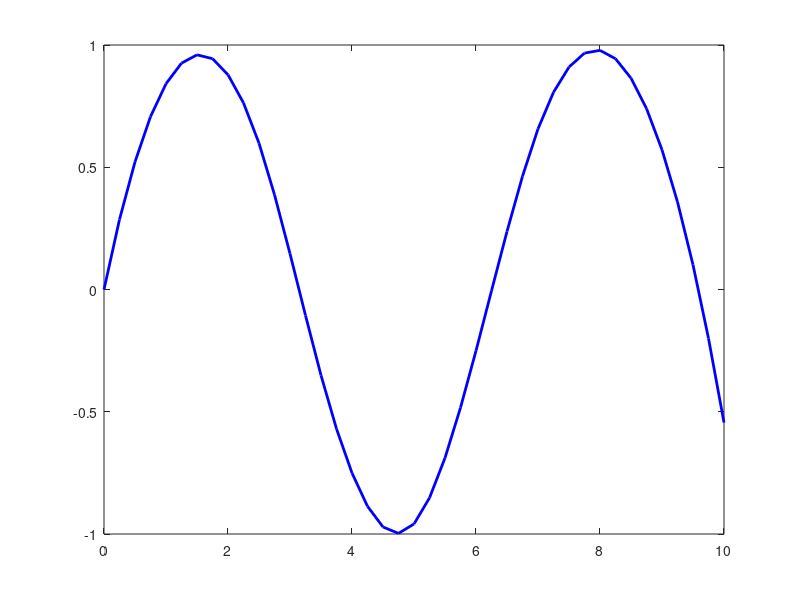

The MATLAB source for this figure: (Note: this script raises an error after producing the figure.)
nodes = [0 1 2.5 3.6 5 7 8.1 10];
values = sin(nodes);
eval = 0:.25:10;

plot(eval, spline(nodes, values, eval), 'b', 'LineWidth', 2);
hold on;
coef = cubicSplinec(nodes, values, 2); % natural
plot(eval, evalSplinec(nodes, coef, eval), 'g--', 'LineWidth', 2);
hold on;
coef = cubicSplinec(nodes, values, 0, [cos(nodes(1)), cos(nodes(end))]); % complet
plot(eval, evalSplinec(nodes, coef, eval), 'r--', 'LineWidth', 2);
hold on;
coef = cubicSplinec(nodes, values, 1, [-sin(nodes(1)), -sin(nodes(end))]); % 2nd deriv
plot(eval, evalSplinec(nodes, coef, eval), 'm--', 'LineWidth', 2);
hold on;
coef = cubicSplinec(nodes, values, 3); % deBoor
plot(eval, evalSplinec(nodes, coef, eval), 'k--', 'LineWidth', 2);
legend('Matlab', 'Natural', 'Complet', '2ndDeriv', 'DeBoor', 'Location', 'best'); 
hold off;

figure;
plot(eval, spline(nodes, values, eval), 'b', 'LineWidth', 2);
hold on;
coef = cubicSpline(nodes, values, 0); % natural
plot(eval, evalSpline(nodes, coef, eval), 'g--', 'LineWidth', 2);
hold on;
coef = cubicSpline(nodes, values, 1, [cos(nodes(1)), cos(nodes(end))]); % complet
plot(eval, evalSpline(nodes, coef, eval), 'r--', 'LineWidth', 2);
hold on;
coef = cubicSpline(nodes, values, 2, [-sin(nodes(1)), -sin(nodes(end))]); % 2nd deriv
plot(eval, evalSpline(nodes, coef, eval), 'm--', 'LineWidth', 2);
hold on;
coef = cubicSpline(nodes, values, 3); % deBoor
plot(eval, evalSpline(nodes, coef, eval), 'k--', 'LineWidth', 2);
legend('Matlab', 'Natural', 'Complet', '2ndDeriv', 'DeBoor', 'Location', 'best'); 
hold off;